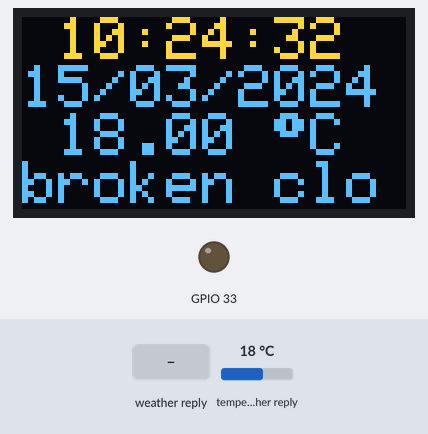
This sketch was run on a simulated ESP32. Parts: 128×64 one-colour display, output pins drawn as LEDs (lit = HIGH). The inputs (shaded band) are chosen by the test bench; at power-on: temperature in the weather reply 18 °C. The OLED is the two-colour kind (top 16 rows yellow); WiFi joins after 1.5 s; servers stay silent unless stated; network time is answered at once with the bench clock; the local clock reads 2024-03-15 10:24:30 at power-on unless the sketch sets it; web services answer with replies made up by the test bench; what the sketch prints to the serial monitor is not drawn.

Above: at 3.3 s.
3.4 s: weather in the web reply set to Clear
At 6.2 s:
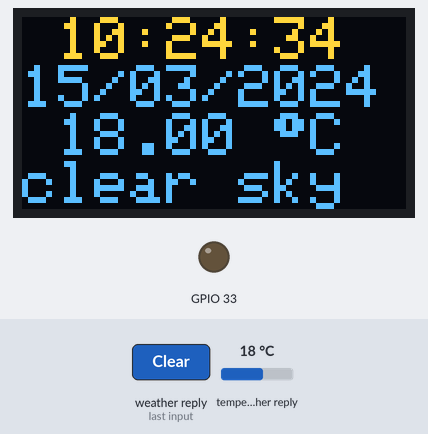
10.5 s: weather in the web reply set to Rain
At 14.0 s:
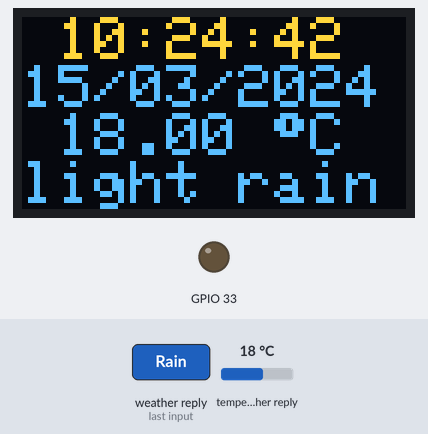
17.0 s: weather in the web reply set to Snow
At 18.9 s:
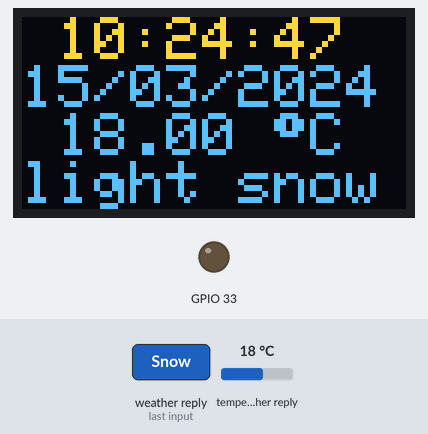
24.1 s: weather in the web reply set to Thunderstorm
At 26.7 s:
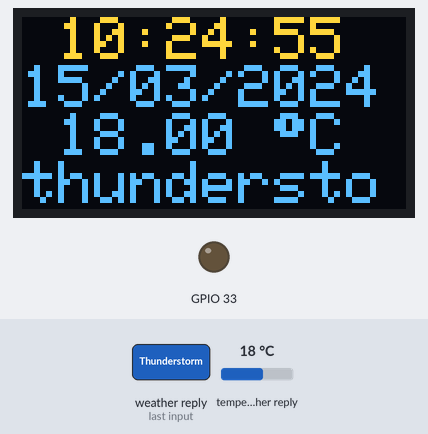
30.2 s: weather in the web reply set to Mist
At 31.6 s:
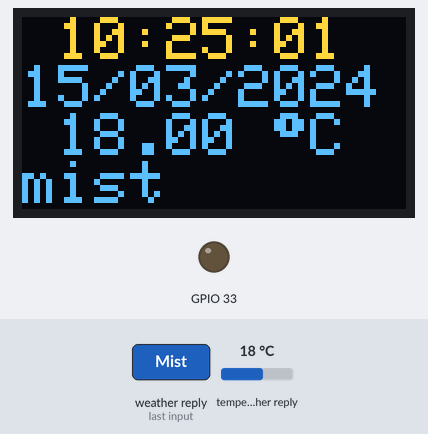
37.3 s: temperature in the weather reply set to -14 °C
At 40.7 s:
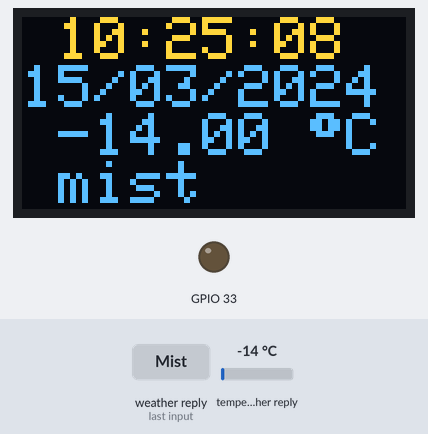
Timing chart, 0 to 42.2 s (numbered marks = the images above; inputs shaded):
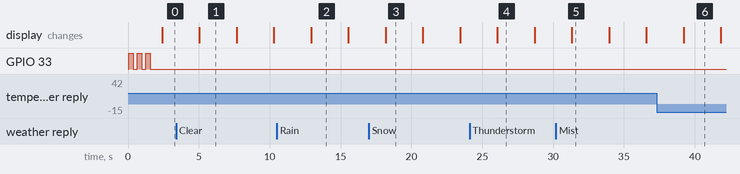

Measured:
- after the input at 3.4 s, the display: changes after 1.6 s (image 1)
- after the input at 10.5 s, the display: changes after 2.4 s (image 2)
- after the input at 17.0 s, the display: changes after 1.2 s (image 3)
- after the input at 24.1 s, the display: changes after 2.0 s (image 4)
- after the input at 30.2 s, the display: changes after 1.1 s (image 5)
- what the display in image 1 shows lasts 2.7 s, from 5.0 s to 7.7 s

The sketch:

Weather_and_clock.ino
```cpp
#include <WiFi.h>
#include <Wire.h>
#include <Adafruit_GFX.h>
#include <Adafruit_SSD1306.h>
#include <NTPClient.h>
#include <WiFiUdp.h>
#include <HTTPClient.h>
#include <ArduinoJson.h>

// Replace with your network credentials
const char* ssid = "shivamgifthouse_fbdgt";
const char* password = "lNTEIIlGENCE";

// OpenWeatherMap API details
const char* apiKey = "cf845e26e7de05cfe71945c32c0cbe2e";
const char* city = "Butwal";
const char* countryCode = "np";

// Time client settings
WiFiUDP ntpUDP;
NTPClient timeClient(ntpUDP, "pool.ntp.org", 20700, 60000); // Nepal timezone offset is +5:45 hours (20700 seconds)

// OLED display settings
#define SCREEN_WIDTH 128
#define SCREEN_HEIGHT 64
#define OLED_RESET    -1
Adafruit_SSD1306 display(SCREEN_WIDTH, SCREEN_HEIGHT, &Wire, OLED_RESET);

void setup() {
  Serial.begin(115200);
  Wire.begin(14, 15); // Initialize I2C communication with SDA on GPIO 14 and SCL on GPIO 15
  pinMode(33, OUTPUT);

  // Initialize OLED display
  if (!display.begin(SSD1306_SWITCHCAPVCC, 0x3C)) {
    Serial.println(F("SSD1306 allocation failed"));
    for (;;);
  }
  display.clearDisplay();
  display.display();

  // Connect to Wi-Fi
  WiFi.begin(ssid, password);
  while (WiFi.status() != WL_CONNECTED) {

    display.setTextSize(1);
    Serial.println("Connecting to WiFi...");
    display.println("  WIFI_CONNECTing ");

    digitalWrite(33, HIGH);
    delay(300);
    digitalWrite(33, LOW);
    delay(300);

  }
  Serial.println("Connected to WiFi");


  display.setTextSize(2);
  display.println("  WIFI_CONNECTED ");

  delay(300);
  digitalWrite(33, LOW);

  // Initialize NTPClient to get time
  timeClient.begin();
}

void loop() {
  digitalWrite(33, LOW);
  // Get current time
  timeClient.update();
  String formattedTime = timeClient.getFormattedTime();
  String formattedDate = getDate();

  // Get current weather
  String weather = getWeather();

  // Display time and weather on OLED
  display.clearDisplay();
  display.setTextSize(2); // Increased text size
  display.setTextColor(WHITE);
  display.setCursor(0, 0);
   display.print(" ");
  //display.print("Time:");
  display.println(formattedTime);

  //display.setCursor(0, 18);
  //display.print("Date:");
  display.println(formattedDate);

  //display.setCursor(0, 36);
  //display.print("Weather: ");
  display.println(weather);

  display.display();

  delay(2400); // Update every 30 seconds
}

String getWeather() {
  String weather = "";
  if (WiFi.status() == WL_CONNECTED) {
    HTTPClient http;
    String serverPath = "http://api.openweathermap.org/data/2.5/weather?q=" + String(city) + "," + String(countryCode) + "&appid=" + String(apiKey) + "&units=metric";

    http.begin(serverPath.c_str());
    int httpResponseCode = http.GET();

    if (httpResponseCode > 0) {
      String payload = http.getString();
      StaticJsonDocument<1024> doc;
      deserializeJson(doc, payload);

      float temperature = doc["main"]["temp"];
      const char* weatherDescription = doc["weather"][0]["description"];
      weather = +" " + String(temperature) +" "+ (char)247 +"C" +" "+ String(weatherDescription);
    } else {
      weather = "Error: " + String(httpResponseCode);
    }
    http.end();
  } else {
    weather = "WiFi Disconnected";
        delay(300);
    digitalWrite(33, HIGH);
    delay(300);
  }
  return weather;
}

String getDate() {
  time_t rawTime = timeClient.getEpochTime();
  struct tm * timeInfo = localtime(&rawTime);
  char buffer[11];
  strftime(buffer, 11, "%d/%m/%Y", timeInfo);
  return String(buffer);
}
```
